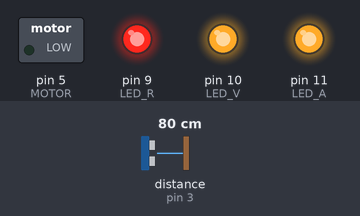
The sketch below on a simulated Arduino Uno, built with avr-gcc and run on an emulated ATmega328P. Parts: switched loads named in the sketch (green lamp = pin HIGH), output pins drawn as LEDs (lit = HIGH). Wiring (inferred from the names in the program): ultrasonic range finder: trigger pin 2; echo pin 3. Inputs (shaded band) come from the test bench; at power-on: distance to the obstacle (sensor on pin 3) 80 cm. The echo pulse lasts 58.3 µs per cm; random numbers use the default seed unless the sketch sets one; pins used as bus, display or sensor lines are not drawn.

Above: at 1.04 s.
1.3 s: distance to the obstacle (sensor on pin 3) set to 4 cm
At 2.42 s:
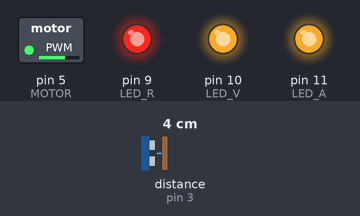
4.3 s: distance to the obstacle (sensor on pin 3) set to 18 cm
At 6.83 s:
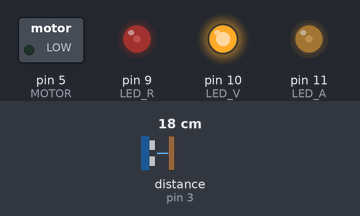
7.3 s: distance to the obstacle (sensor on pin 3) set to 120 cm
Timing chart, 0 to 16.3 s (numbered marks = the images above; inputs shaded):
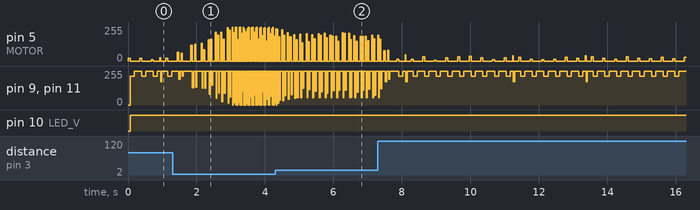

The sketch:

Maquina_Ansiedad_lista_20.11.ino
```cpp
/*
  Máquina de la Ansiedad
  ---------------------------------------------------------
  Esta máquina representa un estado de "ansiedad" usando un
  motor N20 y un LED RGB. Percibe la distancia con un sensor
  ultrasónico HC-SR04 y reacciona según qué tan cerca esté
  un objeto o la otra máquina.

  Mientras más lejos está algo → vibración suave y luz morada tenue.
  Mientras más se acerca → los movimientos y el parpadeo se vuelven
  más rápidos e intensos.
  A muy poca distancia (≤ 5 cm) → entra en un estado de caos total.

  No se comunica con otras placas: todas las reacciones dependen
  únicamente de la distancia.

  Comportamientos:
  - LED RGB Ánodo Común → SIEMPRE morado (solo R+B).
  - A más distancia → calma, “latido” lento.
  - A medida que te acercas (<50 cm) → vibración + parpadeo aumentan.
  - A menos de 5 cm → caos total.

  Hardware:
  - HC-SR04:
      TRIG = D2
      ECHO = D3
  - Motor N20 con MOSFET → PWM en D5
  - LED RGB Ánodo Común:
      R = D9
      G = D10 (no se usa)
      B = D11

  Importante:
  - LED ánodo común → 255 = apagado / 0 = brillo máximo.
*/
// Biblioteca base de Arduino con funciones esenciales
#include <Arduino.h>

// Pin TRIG del sensor ultrasónico HC-SR04
#define TRIG 2
// Pin ECHO del sensor ultrasónico HC-SR04
#define ECHO 3
// Pin PWM donde está conectado el motor N20 mediante MOSFET
#define MOTOR 5

// Canal rojo del LED RGB (ánodo común)
#define LED_R 9
// Canal verde del LED RGB (no se usa)
#define LED_V 10
// Canal azul del LED RGB
#define LED_A 11

// Distancia límite donde empieza el comportamiento reactivo (50 cm)
const int DIST_MAX = 50;
// Valor inicial del filtro suavizado de distancia
long distanciaFiltrada = 50;

// -----------------------------------------------------------
// Función que mide la distancia usando el HC-SR04

long medirDistancia() {
  // Asegura el TRIG en LOW antes de enviar el pulso
  digitalWrite(TRIG, LOW);
  // Pausa muy corta para estabilizar
  delayMicroseconds(2);
  // Envía pulso HIGH para activar el disparo del sensor
  digitalWrite(TRIG, HIGH);
  // Mantiene el pulso 10 us, obligatorio para el HC-SR04
  delayMicroseconds(10);
  // Termina el pulso regresándolo a LOW
  digitalWrite(TRIG, LOW);

  // Mide cuánto tiempo el pin ECHO permanece HIGH
  long duracion = pulseIn(ECHO, HIGH, 30000);
  // Si no hay lectura, devuelve -1 como error
  if (duracion == 0) return -1;

  // Convierte duración a distancia en cm (velocidad del sonido)
  long distancia = duracion * 0.0343 / 2;
  // Si la lectura no es realista, la descarta
  if (distancia < 2 || distancia > 400) return -1;

 // Devuelve finalmente la distancia válida
  return distancia;
}

// -----------------------------------------------------------
// Filtro de suavizado

long filtrar(long nueva) {
  // Si el valor es inválido, conserva el último bueno
  if (nueva < 0) return distanciaFiltrada;
  // Mezcla 70% vieja + 30% nueva
  distanciaFiltrada = (0.7 * distanciaFiltrada) + (0.3 * nueva);
  // Devuelve la distancia ya suavizada
  return distanciaFiltrada;
}

// -----------------------------------------------------------
// Función para controlar la vibración del motor con jitter
   // Se usa jitter (variación aleatoria controlada) para evitar que el movimiento sea mecánico
   // y repetitivo. Esto simula temblores naturales, evita patrones rígidos y hace que el
   // comportamiento se sienta más orgánico, especialmente cuando la distancia varía cerca
   // de los límites del sensor.

void vibrar(int intensidad, int tiempo) {
  // Asegura que esté dentro del rango válido PWM
  intensidad = constrain(intensidad, 0, 255);

  // Genera ruido aleatorio para que la vibración no sea perfecta
  int jitter = random(-15, 15);
  // Aplica el jitter dentro de límites permitidos
  int power = constrain(intensidad + jitter, 0, 255);

// Enciende el motor con la intensidad seleccionada
  analogWrite(MOTOR, power);
  // Mantiene la vibración el tiempo indicado
  delay(tiempo);
  // Apaga el motor después del pulso
  analogWrite(MOTOR, 0);
}

// -----------------------------------------------------------
// Función que hace parpadear el LED en color morado

void parpadeoLED(int intensidad, int tiempo) {
  // Inversión necesaria en LEDs de ánodo común
  int brightness = 255 - intensidad;

  // Enciende canal rojo con intensidad invertida
  analogWrite(LED_R, brightness);
  // Enciende canal azul con intensidad invertida
  analogWrite(LED_A, brightness);
  // Mantiene el verde apagado siempre (morado = rojo + azul)
  analogWrite(LED_V, 255);

  // Mantiene el LED prendido el tiempo indicado
  delay(tiempo);

  // Apaga el canal rojo (255 en ánodo común = apagado)
  analogWrite(LED_R, 255);
  // Apaga canal azul
  analogWrite(LED_A, 255);
  // Pequeña pausa para simular parpadeo
  delay(tiempo * 0.6);
}

// -----------------------------------------------------------
// Configuración inicial

void setup() {
  // TRIG como salida
  pinMode(TRIG, OUTPUT);
  // ECHO como entrada
  pinMode(ECHO, INPUT);

  // Pin del motor como salida PWM
  pinMode(MOTOR, OUTPUT);

  // Canales del LED RGB como salida
  pinMode(LED_R, OUTPUT);
  pinMode(LED_V, OUTPUT);
  pinMode(LED_A, OUTPUT);

  // Semilla de números aleatorios usando ruido del pin analógico
  // Usamos el ruido eléctrico del pin analógico como semilla para random(), así la secuencia
  // de números aleatorios cambia realmente cada vez que se enciende el Arduino.
  randomSeed(analogRead(A0));
}

// -----------------------------------------------------------
// Bucle principal: reacciona según la distancia medida

void loop() {
  // Mide distancia actual
  long lectura = medirDistancia();
  // Suaviza esa distancia con el filtro
  long d = filtrar(lectura);
  // Si hay error de lectura
  if (lectura < 0) {
  // Apaga motor por seguridad
    analogWrite(MOTOR, 0);
  // LED indica estado de error con parpadeo suave
    parpadeoLED(30, 150);
  // Reinicia ciclo
    return;
  }

  // ---------------------------------------------------------
  // CASO 1: OBJETO LEJOS

  if (d > DIST_MAX) {
    // Vibración suave
    vibrar(20, 60);
    // Parpadeo lento
    parpadeoLED(40, 120);

    // A veces hace un pico aleatorio
    if (random(0, 10) == 0) {
      vibrar(40, 20);
      parpadeoLED(80, 40);
    }
    // Pequeña pausa
    delay(80);
    // Termina ciclo
    return;
  }

  // ---------------------------------------------------------
  // CASO 2: DISTANCIA INTERMEDIA (30–50 cm)

  if (d > 30 && d <= DIST_MAX) {
    // Más cerca → más intensidad
    int intensidad = map(d, DIST_MAX, 30, 60, 150);
    // Más cerca → menos pausa
    int pausa = map(d, DIST_MAX, 30, 200, 80);

    // Vibración principal
    vibrar(intensidad, 40);
    // Parpadeo sincronizado
    parpadeoLED(intensidad, 50);

    // Segundo pulso más caótico
    vibrar(intensidad + random(-20, 30), 25);
    parpadeoLED(intensidad + random(-30, 40), 30);

    // Pausa total del ciclo
    delay(pausa);
    return;
  }

  // ---------------------------------------------------------
  // CASO 3: DISTANCIA CERCANA (5–30 cm)

  if (d > 5 && d <= 30) {
    // Intensidad crece al acercarse
    int intensidad = map(d, 30, 5, 100, 255);
    // Ciclo se vuelve más rápido
    int rapidez = map(d, 30, 5, 80, 20);

    // Vibración principal
    vibrar(intensidad, 30);
    // Parpadeo acorde
    parpadeoLED(intensidad, 25);

    // Variaciones caóticas
    vibrar(intensidad - random(0, 60), random(10, 40));
    parpadeoLED(intensidad - random(0, 70), random(15, 40));

    // Ciclo acelerado
    delay(rapidez);
    return;
  }

  // ---------------------------------------------------------
  // CASO 4: CAOS TOTAL (≤ 5 cm)

  if (d <= 5) {
    // Vibración máxima
    vibrar(255, 20);
    // Parpadeo máximo
    parpadeoLED(255, 20);

    // Pulso irregular
    vibrar(180 + random(-40, 40), 15);
    // Luz muy inestable
    parpadeoLED(200 + random(-50, 50), 15);

    // Remate final
    vibrar(255, 10);
    parpadeoLED(255, 10);
    return;
  }
}
```
